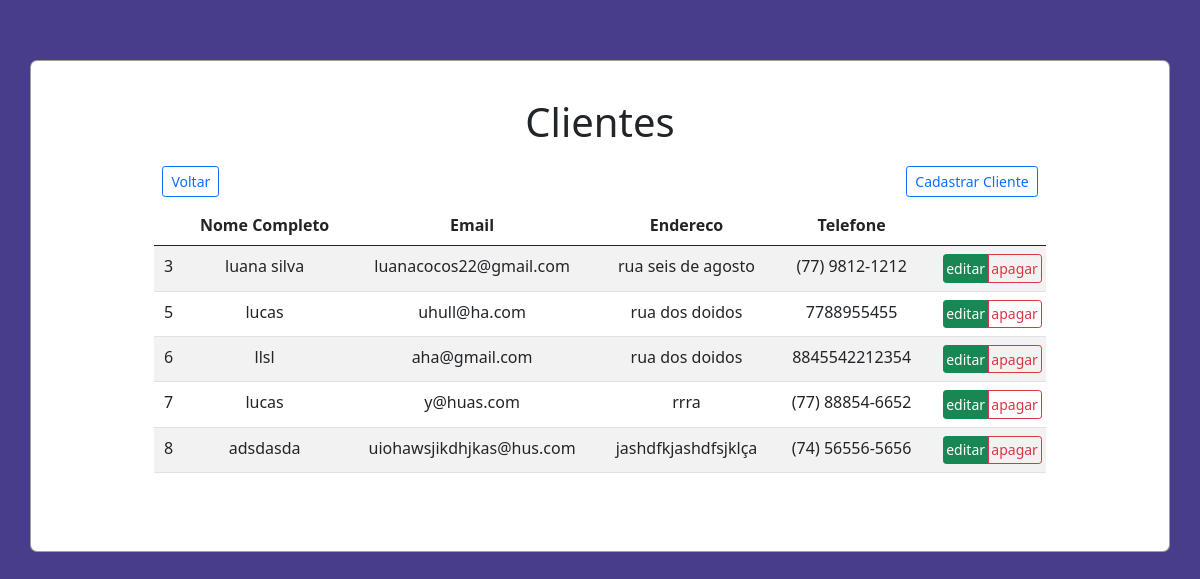
/src/views/clientes.php, run on the app's committed database.
### tables this page shows
CREATE TABLE `cliente` (
  `idcliente` int(11) NOT NULL,
  `nome` varchar(200) NOT NULL,
  `email` varchar(200) NOT NULL,
  `endereco` varchar(200) NOT NULL,
  `telefone` varchar(200) NOT NULL
);

### src/controller/ClientesController.php (called while the page is built, shortened)
<?php
require_once '../model/cliente.php';
require_once '../model/Database.php';
class ClientesController extends cliente
{
    protected $tabela = 'cliente';
    public function findAll()
    {
        $query = "SELECT * FROM $this->tabela";
        $stm = Database::prepare($query);
        $stm->execute();
        $clientes = array();
        foreach ($stm->fetchAll() as $cliente) {
            $clientes[] = new cliente($cliente->idcliente, $cliente->nome, $cliente->email, $cliente->endereco, $cliente->telefone);
        }
        return $clientes;
    }
}

### src/model/Database.php (called while the page is built, shortened)
<?php
class Database
{
    private static $instance;
    public static function getInstance()
    {
        if (!isset(self::$instance)) {
            try {
                self::$instance = new PDO('mysql:host=' . HOST . '; dbname=' . BASE, USER, PASS);
                self::$instance->setAttribute(PDO::ATTR_ERRMODE, PDO::ERRMODE_EXCEPTION);
                self::$instance->setAttribute(PDO::ATTR_DEFAULT_FETCH_MODE, PDO::FETCH_OBJ);
            } catch (PDOException $error) {
                echo $error->getMessage();
            }
        }
        return self::$instance;
    }
    public static function prepare($sql)
    {
        return self::getInstance()->prepare($sql);
    }
}

### src/model/cliente.php (called while the page is built, shortened)
<?php
class cliente
{
    private $idcliente;
    private $nome;
    private $email;
    private $endereco;
    private $telefone;
    public function __construct($idcliente, $nome, $email,$endereco,$telefone)
    {
        $this->idcliente = $idcliente;
        $this->nome = $nome;
        $this->email = $email;
        $this->endereco = $endereco;
        $this->telefone = $telefone;
    }
    public function getidcliente()
    {
        return $this->idcliente;
    }
    public function getNome()
    {
        return $this->nome;
    }
    public function getemail()
    {
        return $this->email;
    }
    public function getendereco()
    {
        return $this->endereco;
    }
    public function gettelefone()
    {
        return $this->telefone;
    }
}

### src/views/clientes.php (the view, shortened to what this page needs)
<?php
    require '../controller/ClientesController.php';
    $clientes = new ClientesController();
?>
<!DOCTYPE html>
<html lang="pt_br">
<head>
    <link href="https://cdn.jsdelivr.net/npm/bootstrap@5.0.1/dist/css/bootstrap.min.css" rel="stylesheet">
    <link rel="stylesheet" href="../../public/styles/main.css">
</head>
<body class="text-center">
    <div class="container">
        <h1 class="p-1 title">Clientes</h1>
        <div class="menu p-2">
            <a href="../../index.php" class="btn btn-sm btn-outline-primary">Voltar </a>
            <a href="./cadastrarCliente.php" class="btn btn-sm btn-outline-primary">Cadastrar Cliente</a>
        </div>
        <table class="table table-striped " id="table">
            <thead>
                <tr>
                    <th></th>
                    <th>Nome Completo</th>
                    <th>Email</th>
                    <th>Endereco</th>
                    <th>Telefone</th>
                    <th> </th>
                </tr>
            </thead>
            <tbody>
                <?php
                foreach ($clientes->findAll() as $cliente) : ?>
                    <tr>
                        <td> <?= $cliente->getidcliente() ?> </td>
                        <td> <?= $cliente->getNome() ?> </td>
                        <td> <?= $cliente->getemail() ?> </td>
                        <td> <?= $cliente->getendereco() ?> </td>
                        <td> <?= $cliente->gettelefone() ?> </td>
                        <td>
                            <div class="btn-group btn-group-sm">
                                <a href="./editarCliente.php?id=<?= $cliente->getidcliente() ?>" class="btn btn-success">editar</a><br>
                                <a href="./apagarCliente.php?id=<?= $cliente->getidcliente() ?>" onclick="return confirm('Tem certeza de que deseja excluir este item?');"class="btn btn-outline-danger">apagar</a>
                            </div>
                        </td>
                    </tr>
                <?php endforeach; ?>
            </tbody>
        </table>
    </div>
</body>
</html>

### public/styles/main.css (style rules this page uses)
html, body { background-color: #483D8B; }
.container { margin-top: 5%; margin-bottom: 5%; display: flex; flex-direction: column; justify-content: center; align-items: center; width: 100%; background-color: #fff; border-radius: 7px; border: 1px solid rgba(0, 0, 0, 0.384); }
.container .title { margin-top: 3%; }
.container .table a { display: flex; flex-direction: column; align-items: center; padding: 3%; }
.container .menu { width: 80% ; display: flex; align-items: center; justify-content: space-between; }
.container .table { width: 80%; margin-bottom: 7%; }

### data on the page
cliente: idcliente "3", nome "luana silva", email "luanacocos22@gmail.com", endereco "rua seis de agosto", telefone "(77) 9812-1212"
cliente: idcliente "5", nome "lucas", email "uhull@ha.com", endereco "rua dos doidos", telefone "7788955455"
cliente: idcliente "6", nome "llsl", email "aha@gmail.com", endereco "rua dos doidos", telefone "8845542212354"
cliente: idcliente "7", nome "lucas", email "y@huas.com", endereco "rrra", telefone "(77) 88854-6652"
cliente: idcliente "8", nome "adsdasda", email "uiohawsjikdhjkas@hus.com", endereco "jashdfkjashdfsjklça", telefone "(74) 56556-5656"
